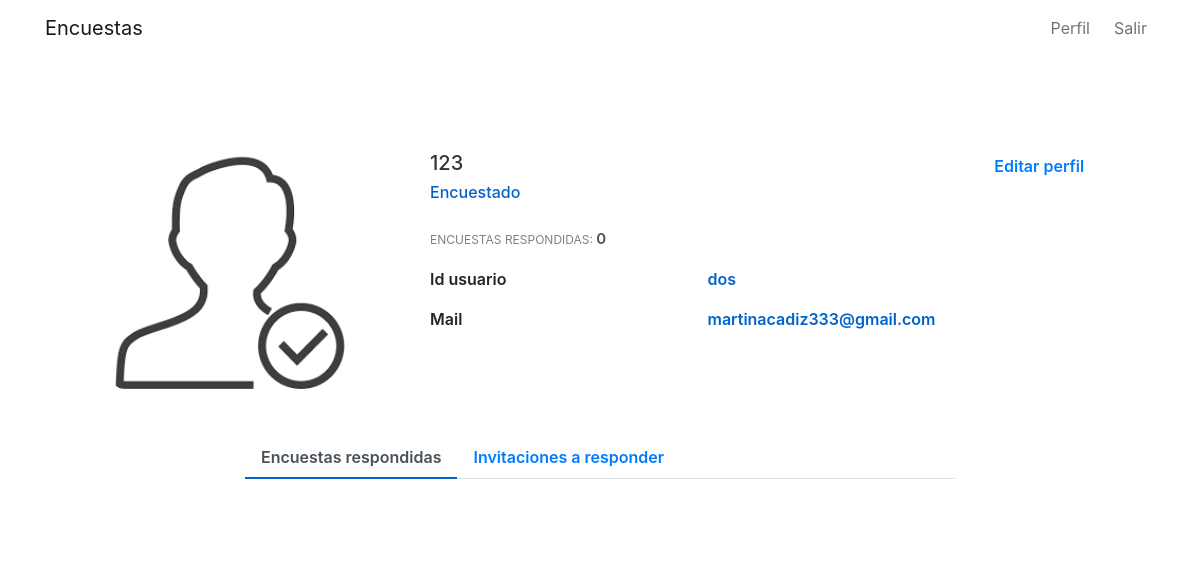
Page /profile (signed in) on the committed database.
### encuestas/models.py (models this page shows, shortened)
class User(db.Model,UserMixin):
    id = db.Column(db.Integer, primary_key=True)
    username = db.Column(db.String(20), unique=True, nullable=False)
    name = db.Column(db.String(20), nullable=False)
    email = db.Column(db.String(120), unique=True, nullable=False)
    image_file = db.Column(db.String(20), nullable=False, default='default.jpg')
    password = db.Column(db.String(60), nullable=False)
    posts = db.relationship('Post', backref='author', lazy=True)
    tipo = db.Column(db.String(20), nullable=False)
    visible_inf = db.Column(db.String(20), nullable=False, default=True)

### encuestas/routes.py (the view, shortened to what this page needs)
@app.route("/profile", methods=['GET', 'POST'])
@login_required
def profile():
    form = updatePerfil()
    respuesta = Respuesta.query.filter_by(id_usuario = current_user.username)
    invitaciones = UsuarioInvitado.query.filter_by(id_user = current_user.id)
    if form.validate_on_submit():
        if form.picture.data:
            picture_file = guardarfoto(form.picture.data)
            current_user.image_file = picture_file
        current_user.name = form.name.data
        current_user.email = form.email.data
        current_user.visible_inf = form.visible.data
        db.session.commit()
        flash('Tus datos han sido actualizados', 'success')
        return redirect(url_for('profile'))
    elif request.method == 'GET':
        form.name.data = current_user.name
        form.email.data = current_user.email
    invis1 ={}
    id_encuestas = []
    query_invi = 0
    for i in invitaciones:
        encuesta = Encuesta.query.get_or_404(i.id_encuesta)
        if encuesta.estado == 'publicada':
            id_encuestas.append(i.id_encuesta)
            query_invi = 1
    lista_query= []
    encuest = {}
    encuestas_parainvitado = Encuesta.query.filter(Encuesta.id.in_(id_encuestas))
    for i in respuesta:
        datet =  i.date
        encuest[i.id_encuesta] = i.id_encuesta
        encRESP = Encuesta.query.filter_by(id = i.id_encuesta )
    invis=[]
    for i in invis1:
        print('aaaa',invis1[i])
        invis.append(Encuesta.query.filter_by(id = invis1[i] ))
    if len(invis) ==0:
        invis = 0
    print('las invis',invis )
    keys = list(encuest.keys())
    keys2 = list(invis1.keys())
    for i in encuest:
        print(encuest[i])
        lista_query.append(Encuesta.query.filter_by(id = encuest[i] ))
    if len(lista_query) ==0:
        lista_query = 0
    encPUBLIC = Encuesta.query.filter_by(user_id = current_user.username,estado = "publicada" )
    encCREATE = Encuesta.query.filter_by(user_id = current_user.username,estado = "creada" )
    encCLOSED = Encuesta.query.filter_by(user_id = current_user.username,estado = "cerrada" )
    listas = ListaDifusion.query.filter_by( user_id = current_user.id)
    TOTAL=len(encuest)
    TOTALC=0
    tipo = False
    perfil_usuario =  'profile_encuestado.html'
    image_file = url_for('static', filename= 'profile_pics/' + current_user.image_file)
    print(invis)
    return render_template(perfil_usuario, keys2=keys2, title='Profile', image_file=image_file , encPUBLIC = encPUBLIC, form = form, encCREATE=encCREATE, encCLOSED=encCLOSED, TOTAL =TOTAL+TOTALC, TOTALC  =  TOTALC, tipo=tipo, lista_query=lista_query, keys = keys,listas = listas, query_invi=query_invi, invis=encuestas_parainvitado)

### encuestas/forms.py (shortened to what this page needs)
class updatePerfil(FlaskForm):
    name = StringField('Nombre',
                           validators=[DataRequired(), Length(min=2, max=20)])
    email = StringField('Email',
                        validators=[DataRequired(), Email()])
    submit = SubmitField('Actualiza tu información')
    picture = FileField('Actualiza foto de perfil', validators=[FileAllowed(['jpg','png'])])
    visible = BooleanField('Sí, quiero mi información visible en el perfil', default=True)

### encuestas/models.py (called while the page is built)
@login_manager_.user_loader
def load_user(user_id):
    return User.query.get(int(user_id))

### encuestas/templates/profile_encuestado.html (shortened to what this page needs)
{% extends "layout.html" %}
{% block content %}
<link href="//maxcdn.bootstrapcdn.com/bootstrap/4.1.1/css/bootstrap.min.css" rel="stylesheet" id="bootstrap-css">
<div class="container emp-profile">
                <div class="row">
                    <div class="col-md-4">
                        <div class="profile-img   ">
                            <img src = "{{image_file}}" alt=""/>
                        </div>
                    </div>
                    <div class="col-md-6">
                        <div class="profile-head">
                                    <h5>
                                        {{current_user.name}}
                                    </h5>
                                    <h6>
                                        {% if tipo %}
                                            Encuestador
                                        {%    else %}
                                            Encuestado
                                        {%    endif %}
                                    </h6>
                                    <p class="proile-rating">ENCUESTAS RESPONDIDAS: <span>{{TOTAL}}</span></p>
                                    <div class="tab-content profile-tab" id="myTabContent">
                                        {% if current_user.visible_inf == '1' %}
                                        <div class="tab-pane fade show active" id="home" role="tabpanel" aria-labelledby="home-tab">
                                            <div class="row tab-pane fade show active " id="home" role="tabpanel" aria-labelledby="home-tab">
                                                <div class="col-md-6">
                                                    <label>Id usuario</label>
                                                </div>
                                                <div class="col-md-6">
                                                    <p>{{current_user.username}}</p>
                                                </div>
                                                <div class="col-md-6">
                                                    <label>Mail</label>
                                                </div>
                                                <div class="col-md-6">
                                                    <p>{{current_user.email}}</p>
                                                </div>
                                            </div>
                                        </div>
                                        {%    endif %}
                                    </div>
                        </div>
                    </div>
                    <div class="col-md-2">
                        <input  type="button" value="Editar perfil" class="profile-edit-btn btn-outline-primary" id="btn"  >
                    </div>
                </div>
                <div class="row-md-2">
                    <br>
                    <br>
                </div>
                <div class="row">
                    <div class="col-md-2">
                    </div>
                    <div class="col-md-8 profile-head">
                        <ul class="nav nav-tabs" id="myTab" role="tablist">
                            <li class="nav-item">
                                <a class="nav-link active" id="open-tab" data-toggle="tab" href="#open" role="tab" aria-controls="open" aria-selected="true">Encuestas respondidas</a>
                            </li>
                            <li class="nav-item">
                                <a class="nav-link" id="invi-tab" data-toggle="tab" href="#invi" role="tab" aria-controls="invi"   aria-selected="false">Invitaciones a responder</a>
                            </li>
                        </ul>
                    </div>
                </div>
        </div>
        {% endblock content %}

### encuestas/static/main.css (style rules this page uses)
body { font-family: "Roboto", sans-serif; font-weight: 400; background: #f5f5f5; color: #333; margin-top: 3.4rem; box-sizing: border-box; }
h1, h2, h3, h4, h5, h6 { color: #444444; }
.container { max-width: 1200px; width: 1200px; }
.gap-4 { gap: 0.4rem; }
html, body { width: 100%; height: 100%; }
.emp-profile { padding: 3%; margin-top: 10%; margin-bottom: 10%; border-radius: 0.85rem; background: #fff; }
.profile-img { text-align: center; }
.profile-img img { width: 70%; height: 100%; border-radius: 0.85rem; }
.profile-head h5 { color: #333; }
.profile-head h6 { color: #0062cc; }
.profile-edit-btn { border: none; border-radius: 1.5rem; width: 70%; padding: 2%; font-weight: 600; color: #6c757d; cursor: pointer; }
.proile-rating { font-size: 12px; color: #818182; margin-top: 5%; }
.proile-rating span { color: #495057; font-size: 15px; font-weight: 600; }
.profile-head .nav-tabs { margin-bottom: 5%; }
.profile-head .nav-tabs .nav-link { font-weight: 600; border: none; }
.profile-head .nav-tabs .nav-link.active { border: none; border-bottom: 2px solid #0062cc; }
.profile-tab label { font-weight: 600; }
.profile-tab p { font-weight: 600; color: #0062cc; }

### rows in the picture
User: name "123", username "dos", email "martinacadiz333@gmail.com"

### other values in the picture
{{ TOTAL }} "0"
